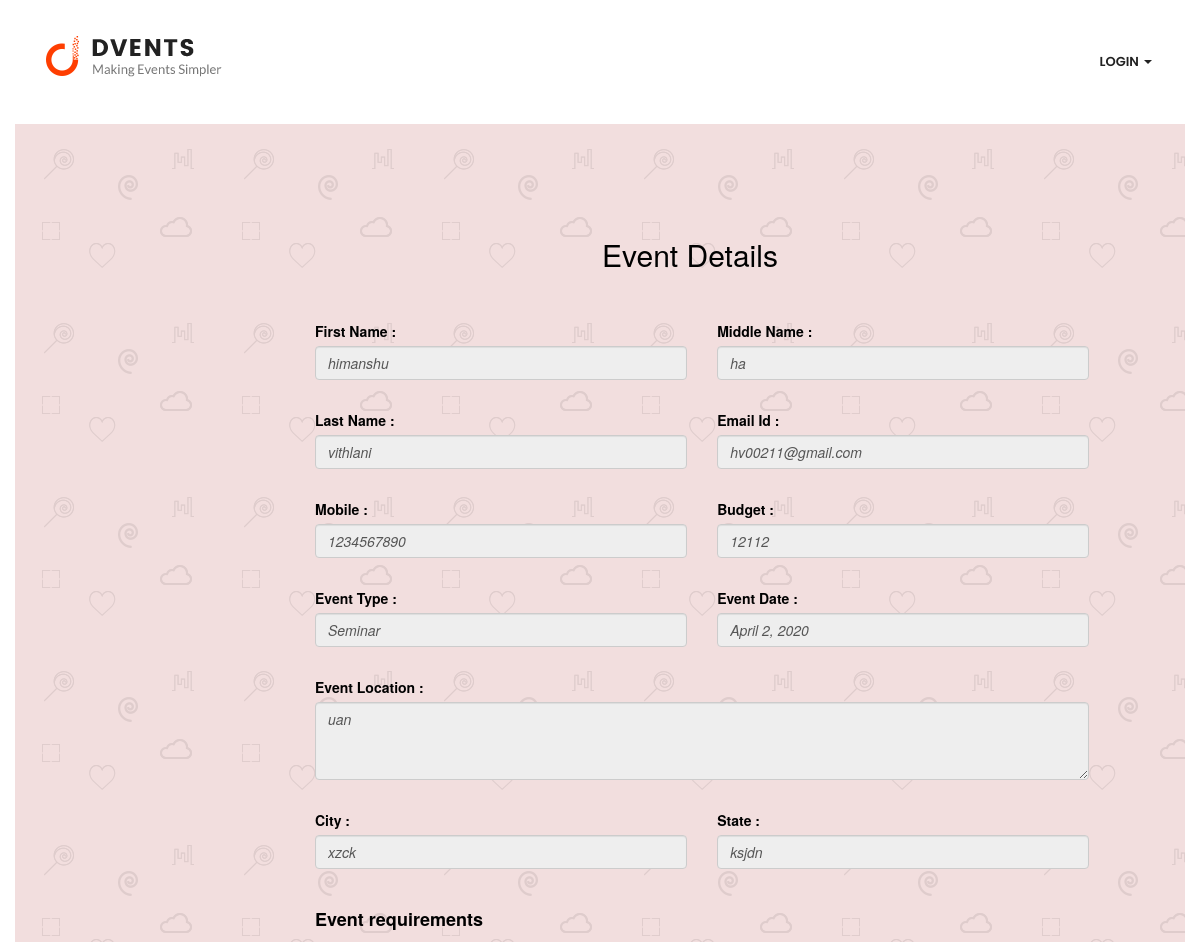
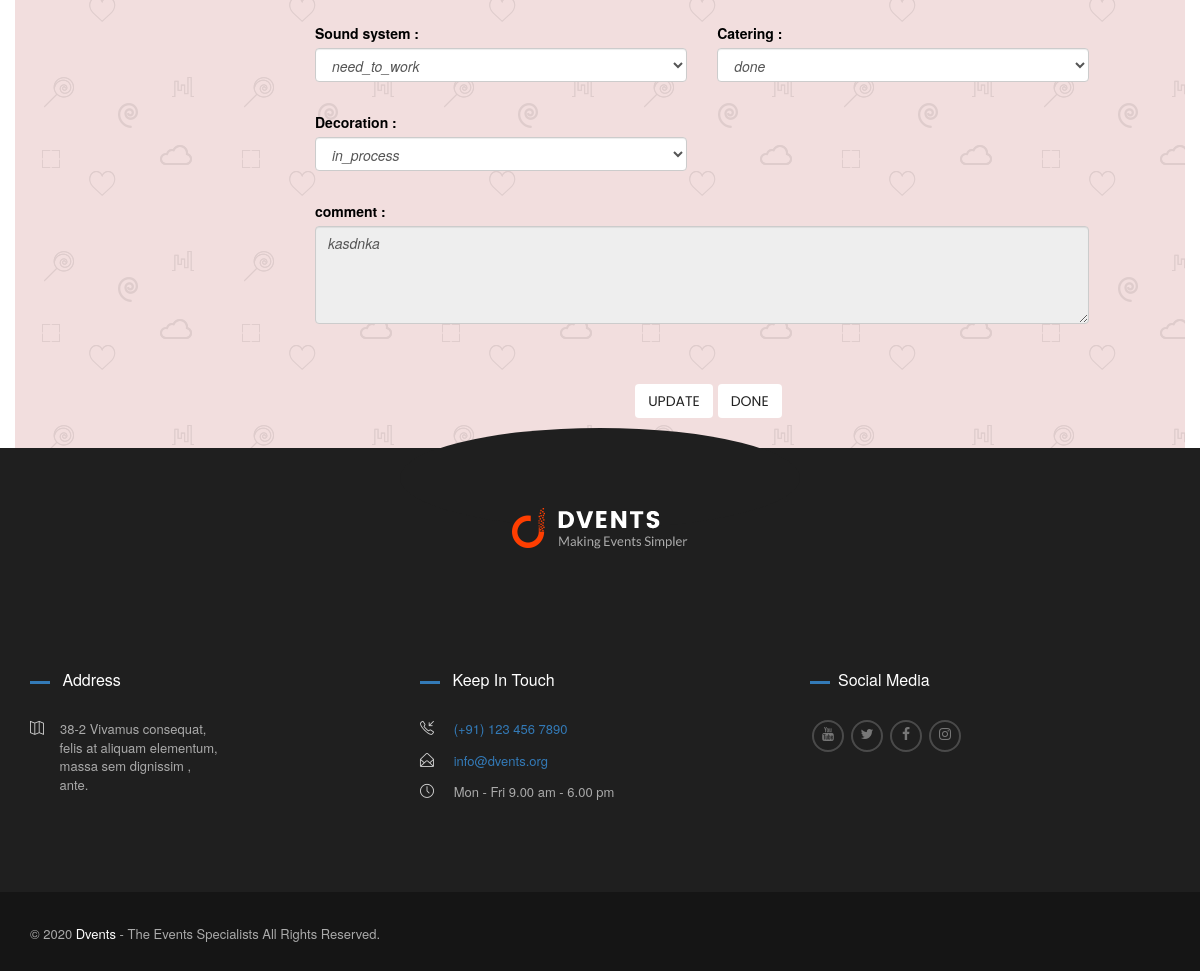
Screenshot of /manager-event-view/8 with the database file from the repository (2 pictures, top to bottom).
### events/models.py (models this page shows, shortened)
class EventRegistration(models.Model):
    status = (
    ('not_enroll', 'Not Enroll'),
    ('need_to_work', 'NEED TO WORK'),
    ('in_process', ' IN PROCESS'),
    ('done', 'DONE'),
    )
    Event_Status = (
    ('accepted', 'accepted'),
    ('pending', 'pending'),
    ('reject','reject'),
    ('completed', 'completed'),
    )
    user_id = models.ForeignKey(User, on_delete=models.CASCADE,null=True,related_name='customer')
    manager = models.ForeignKey(User, on_delete=models.CASCADE,null=True,related_name='manager')
    profile_id = models.ForeignKey(Profile,on_delete=models.CASCADE,null=True,related_name='customer_profile')
    manager_profile_id = models.ForeignKey(Profile,on_delete=models.CASCADE,null=True,related_name='manager_profile')
    location = models.CharField(max_length=100,null=True)
    city = models.CharField(max_length=30,null=True)
    state = models.CharField(max_length=30,null=True)
    event_date =  models.DateField(blank=True,null=True)
    budget = models.CharField(max_length=30,null=True)
    event_type = models.CharField(max_length=30,null=True)
    Sound_system = models.CharField(max_length=30,null=True,choices=status)
    Catering = models.CharField(max_length=30,null=True,choices=status)
    Projector = models.CharField(max_length=30,null=True,choices=status)
    Decoration = models.CharField(max_length=30,null=True,choices=status)
    Photographer = models.CharField(max_length=30,null=True,choices=status)
    confirmation = models.CharField(max_length=30,null=True,choices=Event_Status)
    confirmation_date = models.DateField(blank=True,null=True)
    comment = models.CharField(max_length=500,null=True)
    register_date = models.DateField(auto_now=True)
    class Meta:
    	verbose_name_plural = "Event Portal"

### accounts/models.py (models this page shows, shortened)
class Profile(models.Model):
	p_id = models.AutoField(primary_key=True)
	user = models.OneToOneField(User, on_delete=models.CASCADE)
	middle_name = models.CharField(max_length=50, null=True,blank=True)
	mobile = models.CharField(max_length=10, unique=True,null=True,blank=True)
	usertype = models.CharField(blank=True,null=True,max_length=20)

### events/views.py (the view, shortened to what this page needs)
# urls.py: path('manager-event-view/<str:pk>', views.ManagerEventViewForm,name="manager_event_view_form"),
def ManagerEventViewForm(request, pk=None):
	posts = {'events':EventRegistration.objects.filter(id=pk),}
	return render(request, 'events/manager-event-view-form.html',posts)

### template/events/manager-event-view-form.html (shortened to what this page needs)
<!DOCTYPE html>
<html lang="en">
{% load static %}
<head>
<link rel="stylesheet" href="{% static 'events/assets/css/master.css' %}"/>
<link rel="stylesheet" href="https://maxcdn.bootstrapcdn.com/font-awesome/4.7.0/css/font-awesome.min.css">
<link rel="stylesheet" href="https://maxcdn.bootstrapcdn.com/bootstrap/3.3.7/css/bootstrap.min.css">
</head>
  <body>
    <div data-header="sticky" data-header-top="200" data-canvas="container" class="l-theme animated-css">
      <header class="header header-boxed-width header-background-trans header-logo-black header-topbarbox-1-left header-topbarbox-2-right header-navibox-1-left header-navibox-2-right">
        <div class="container container-boxed-width">
          <nav id="nav" class="navbar">
            <div class="container">
              <div class="header-navibox-1">
                <a href="{% url 'home' %}" class="navbar-brand scroll"><img src="{% static 'events/assets/media/general/logo-dark.png' %}" alt="logo" class="scroll-logo hidden-xs"/></a>
              </div>
              {% if user.is_authenticated %}
              <div class="header-navibox-2">
                <ul class="yamm main-menu nav navbar-nav">
                  <li class="dropdown"><a data-toggle="dropdown" class="dropdown-toggle">{{request.user}}<b class="caret"></b></a>
                    <ul role="menu" class="dropdown-menu">
                      <li><a href="{% url 'logout' %}" >Logout</a></li>
                    </ul>
                  </li>
                </ul>
              </div>
              {% else %}
              <div class="header-navibox-2">
                <ul class="yamm main-menu nav navbar-nav">
                  <li class="dropdown"><a  data-toggle="dropdown" class="dropdown-toggle">Login <b class="caret"></b></a>
                  </li>
                </ul>
              </div>
              {% endif %}
            </div>
          </nav>
        </div>
      </header>
      <div class="block-table block-table-md">
        <div class="block-table__cell col-md-12">
          <section data-stellar-background-ratio="0.1" class="section-form-contact section-form-contact_color_white section-texture bg-danger">
            <div class="container">
             <div class="row">
              <h2 class="typography-title" align="middle"><font color="black">Event Details</font></h2>
              <div class="col-md-11 col-md-offset-2 ">
                <br>
                <br>
                {% for post in events %}
                <div class="row">
                  <div class="col-md-9">
                    <form action="{% url 'manager_event_view_form' post.id %}" method="POST" >
                      <div class="row">
                        <div class="col-md-6">
                          <font color="black"><label for="budget">First Name :</label></font>
                          <input type="text" name="fname" value="{{post.user_id.first_name}}" disabled class="form-control"/>
                        </div>
                          <div class="col-md-6">
                            <font color="black"><label for="budget">Middle Name :</label></font>
                          <input type="text" placeholder="fName" value="{{post.profile_id.middle_name}}"disabled class="form-control"/>
                        </div>
                        <div class="col-md-6">
                          <font color="black"><label for="budget">Last Name :</label></font>
                          <input type="text" placeholder="lName" value="{{post.user_id.last_name}}"disabled class="form-control"/>
                        </div>
                        <div class="col-md-6">
                          <font color="black"><label for="budget">Email Id :</label></font>
                          <input type="text" placeholder="Name" value={{post.user_id.email}} disabled class="form-control"/>
                        </div>
                        <div class="col-md-6">
                          <font color="black"><label for="budget">Mobile :</label></font>
                          <input type="text" placeholder="Name" value="{{post.profile_id.mobile}}" disabled class="form-control"/>
                        </div>
                        <div class="col-md-6">
                          <font color="black"><label for="budget">Budget :</label></font>
                          <input type="text" placeholder="Name" value="{{post.budget}}"disabled class="form-control"/>
                        </div>
                        <div class="col-md-6">
                          <font color="black"><label for="budget">Event Type :</label></font>
                          <input type="text" placeholder="Name" value="{{post.event_type}}"disabled class="form-control"/>
                        </div>
                        <div class="col-md-6">
                          <font color="black"><label for="budget">Event Date :</label></font>
                          <input type="text" placeholder="Name" value="{{post.event_date}}"disabled class="form-control"/>
                        </div>
                        <div class="col-md-12">
                          <font color="black"><label for="budget">Event Location :</label></font>
                          <textarea class="form-control" disabled>{{post.location}}</textarea>
                        </div>
                        <div class="col-md-6">
                          <font color="black"><label for="budget">City :</label></font>
                          <input type="text" placeholder="Name" disabled value="{{post.city}}" class="form-control"/>
                        </div>
                        <div class="col-md-6">
                          <font color="black"><label for="budget">State :</label></font>
                          <input type="text"  value="{{post.state}}" disabled class="form-control"/>
                        </div>
                      </div>
                      <font color="black"><label for="budget"><h4><b>Event requirements </b></h4></label></font>
                      <div class="row">
                      <br>
                      {% if post.Sound_system != 'not_enroll' %}
                        <div class="col-md-6">
                          <font color="black"><label for="Sound_system">Sound system :</label></font>
                         <select class="form-control" name="soundsystem"  id="Sound_system" required>
                              <option value="{{post.Sound_system}}">{{post.Sound_system}}</option>
                            </select>
                        </div>
                        {% endif %}
                        {% if post.Catering != 'not_enroll' %}
                        <div class="col-md-6">
                          <font color="black"><label for="Catering">Catering :</label></font>
                       <select class="form-control" name="catering"  id="Catering" required>
                              <option value="{{post.Catering}}">{{post.Catering}}</option>
                            </select>
                        </div>
                        {% endif %}
                         {% if post.Decoration != 'not_enroll' %}
                        <div class="col-md-6">
                          <font color="black"><label for="Decoration">Decoration :</label></font>
                        <select class="form-control" name="decoration"  id="Decoration" required>
                              <option value="{{post.Decoration}}">{{post.Decoration}}</option>
                            </select>
                        </div>
                        {% endif %}
                        <div class="col-md-12">
                          <font color="black"><label for="budget">comment :</label></font>
                          <textarea rows="3" disabled class="form-control" >{{post.comment}}</textarea>
                           </div>
                      </div>
                      <div class="row">
                        <div class=" col-md-offset-5">
                            {% if post.confirmation == 'accepted' %}
                              <button type="submit" name="action" value="update"class="btn">Update</button>
                              <button type="submit" name="action" value="done"class="btn">Done</button>
                            {% else %}
                             <button type="submit" name="action" value="accept"class="btn">Accept</button>
                               <button type="submit"name="action" value="reject" class="btn">Reject</button>
                            {% endif %}
                        </div>
                      </div>
                    </form>
                  </div>
                  </div>
                  {% endfor %}
                </div>
              </div>
          </div>
        </section>
        </div>
      </div>
      <footer class="footer">
        <div class="footer__main">
          <div class="container">
            <div class="row">
              <div class="col-xs-12">
                <div class="text-center"><a href="home.html" class="footer__logo"><img src="{% static 'events/assets/media/general/logo.png' %}" alt="Logo" class="img-responsive"/></a></div>
              </div>
            </div>
            <div class="row">
              <div class="col-md-4">
                <div class="footer-section">
                  <h3 class="footer-section__title ui-title-inner"><i class="ui-decor-2 bg-primary"></i> Address </h3>
                   <div class="footer__contact"><i class="icon icon-map"></i>38-2 Vivamus consequat, <br>&emsp;&emsp; felis at aliquam elementum, <br>&emsp;&emsp; massa sem dignissim , <br>&emsp;&emsp; ante.</div>
                </div>
              </div>
              <div class="col-md-4">
                <section class="footer-section">
                  <h3 class="footer-section__title ui-title-inner"><i class="ui-decor-2 bg-primary"></i> Keep In Touch</h3>
                  <div class="footer__contact"><i class="icon icon-call-in"></i> <a href="tel:+911234567890">(+91) 123 456 7890</div>
                  <div class="footer__contact"><i class="icon icon-envelope-open"></i><a href="mailto:dvents@gmail.com"> info@dvents.org</a></div>
                  <div class="footer__contact"><i class="icon icon-clock"></i> Mon - Fri 9.00 am - 6.00 pm</div>
                </section>
              </div>
              <div class="col-md-4  ">
                <section class="footer-section">
                  <h3 class="footer-section__title ui-title-inner"><i class="ui-decor-2 bg-primary"></i>Social Media</h3>
                  <ul class="social-net list-inline pull-left">
                  <li class="social-net__item"><a href="https://www.youtube.com/" target="_blank"class="social-net__link text-primary_h"><i class="icon fa fa-youtube"></i></a></li>
                  <li class="social-net__item"><a href="https://twitter.com/explore" target="_blank"class="social-net__link text-primary_h"><i class="icon fa fa-twitter"></i></a></li>
                  <li class="social-net__item"><a href="https://www.facebook.com/"target="_blank" class="social-net__link text-primary_h"><i class="icon fa fa-facebook"></i></a></li>
                  <li class="social-net__item"><a href="https://www.instagram.com/" target="_blank"class="social-net__link text-primary_h"><i class="icon fa fa-instagram"></i></a></li>
                </ul>
                </section>
              </div>
            </div>
          </div>
        </div>
        <div class="footer__bottom">
          <div class="container">
            <div class="row">
              <div class="col-xs-12">
                <div class="copyright">© 2020<strong> Dvents</strong> - The Events Specialists All Rights Reserved.</div>
              </div>
            </div>
          </div>
        </div>
      </footer>
    </div>
  </body>
</html>

### rows the page displays
EventRegistration: fname "himanshu", profile_id.middle_name "ha", user_id.last_name "vithlani", user_id.email "hv00211@gmail.com", profile_id.mobile "1234567890", budget "12112", event_type "Seminar", event_date "April 2, 2020", location "uan", city "xzck", state "ksjdn", soundsystem "need_to_work", catering "done", decoration "in_process", comment "kasdnka", confirmation "UPDATE"
